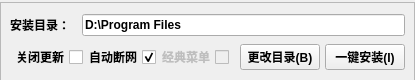
<?xml version="1.0" encoding="UTF-8"?>
<ui version="4.0">
 <class>MainWindow</class>
 <widget class="QMainWindow" name="MainWindow">
  <property name="enabled">
   <bool>true</bool>
  </property>
  <property name="geometry">
   <rect>
    <x>0</x>
    <y>0</y>
    <width>415</width>
    <height>80</height>
   </rect>
  </property>
  <property name="minimumSize">
   <size>
    <width>415</width>
    <height>80</height>
   </size>
  </property>
  <property name="maximumSize">
   <size>
    <width>415</width>
    <height>210</height>
   </size>
  </property>
  <property name="windowTitle">
   <string>软件自动安装器 v3.1 By 冼叔叔</string>
  </property>
  <widget class="QWidget" name="centralwidget">
   <widget class="QWidget" name="layoutWidget">
    <property name="geometry">
     <rect>
      <x>10</x>
      <y>180</y>
      <width>391</width>
      <height>24</height>
     </rect>
    </property>
    <layout class="QHBoxLayout" name="horizontalLayout_4">
     <item>
      <layout class="QHBoxLayout" name="horizontalLayout_3">
       <item>
        <widget class="QLabel" name="label_2">
         <property name="font">
          <font>
           <weight>75</weight>
           <bold>true</bold>
          </font>
         </property>
         <property name="text">
          <string>已用时间:</string>
         </property>
         <property name="textFormat">
          <enum>Qt::AutoText</enum>
         </property>
        </widget>
       </item>
       <item>
        <widget class="QLabel" name="label_3">
         <property name="font">
          <font>
           <weight>75</weight>
           <bold>true</bold>
          </font>
         </property>
         <property name="text">
          <string>0:00</string>
         </property>
        </widget>
       </item>
      </layout>
     </item>
     <item>
      <spacer name="horizontalSpacer_4">
       <property name="orientation">
        <enum>Qt::Horizontal</enum>
       </property>
       <property name="sizeHint" stdset="0">
        <size>
         <width>60</width>
         <height>20</height>
        </size>
       </property>
      </spacer>
     </item>
     <item>
      <widget class="QLabel" name="label_5">
       <property name="font">
        <font>
         <weight>75</weight>
         <bold>true</bold>
        </font>
       </property>
       <property name="text">
        <string>第 0 个 共 0 个</string>
       </property>
      </widget>
     </item>
    </layout>
   </widget>
   <widget class="QFrame" name="frame_3">
    <property name="enabled">
     <bool>true</bool>
    </property>
    <property name="geometry">
     <rect>
      <x>0</x>
      <y>2</y>
      <width>415</width>
      <height>81</height>
     </rect>
    </property>
    <property name="minimumSize">
     <size>
      <width>381</width>
      <height>81</height>
     </size>
    </property>
    <property name="maximumSize">
     <size>
      <width>415</width>
      <height>81</height>
     </size>
    </property>
    <property name="frameShape">
     <enum>QFrame::StyledPanel</enum>
    </property>
    <property name="frameShadow">
     <enum>QFrame::Raised</enum>
    </property>
    <layout class="QVBoxLayout" name="verticalLayout">
     <item>
      <layout class="QHBoxLayout" name="horizontalLayout">
       <item>
        <widget class="QLabel" name="label">
         <property name="font">
          <font>
           <weight>75</weight>
           <bold>true</bold>
          </font>
         </property>
         <property name="text">
          <string>安装目录：</string>
         </property>
        </widget>
       </item>
       <item>
        <widget class="Line" name="line">
         <property name="orientation">
          <enum>Qt::Horizontal</enum>
         </property>
        </widget>
       </item>
       <item>
        <widget class="QLineEdit" name="lineEdit">
         <property name="font">
          <font>
           <weight>75</weight>
           <bold>true</bold>
          </font>
         </property>
         <property name="text">
          <string>D:\Program Files</string>
         </property>
        </widget>
       </item>
      </layout>
     </item>
     <item>
      <layout class="QHBoxLayout" name="horizontalLayout_2">
       <property name="spacing">
        <number>0</number>
       </property>
       <item>
        <widget class="QCheckBox" name="checkBox_2">
         <property name="enabled">
          <bool>true</bool>
         </property>
         <property name="font">
          <font>
           <weight>75</weight>
           <bold>true</bold>
          </font>
         </property>
         <property name="whatsThis">
          <string comment="asdasd" extracomment="是否关闭系统自动更新"/>
         </property>
         <property name="layoutDirection">
          <enum>Qt::RightToLeft</enum>
         </property>
         <property name="text">
          <string>关闭更新</string>
         </property>
        </widget>
       </item>
       <item>
        <widget class="QCheckBox" name="checkBox">
         <property name="enabled">
          <bool>true</bool>
         </property>
         <property name="font">
          <font>
           <weight>75</weight>
           <bold>true</bold>
          </font>
         </property>
         <property name="contextMenuPolicy">
          <enum>Qt::DefaultContextMenu</enum>
         </property>
         <property name="layoutDirection">
          <enum>Qt::RightToLeft</enum>
         </property>
         <property name="text">
          <string>自动断网</string>
         </property>
         <property name="checkable">
          <bool>true</bool>
         </property>
         <property name="checked">
          <bool>true</bool>
         </property>
         <property name="autoRepeat">
          <bool>false</bool>
         </property>
        </widget>
       </item>
       <item>
        <widget class="QCheckBox" name="checkBox_3">
         <property name="enabled">
          <bool>false</bool>
         </property>
         <property name="font">
          <font>
           <weight>75</weight>
           <bold>true</bold>
          </font>
         </property>
         <property name="layoutDirection">
          <enum>Qt::RightToLeft</enum>
         </property>
         <property name="text">
          <string>经典菜单</string>
         </property>
        </widget>
       </item>
       <item>
        <spacer name="horizontalSpacer_2">
         <property name="orientation">
          <enum>Qt::Horizontal</enum>
         </property>
         <property name="sizeHint" stdset="0">
          <size>
           <width>60</width>
           <height>20</height>
          </size>
         </property>
        </spacer>
       </item>
       <item>
        <widget class="QPushButton" name="pushButton">
         <property name="font">
          <font>
           <weight>75</weight>
           <bold>true</bold>
          </font>
         </property>
         <property name="text">
          <string>更改目录(B)</string>
         </property>
         <property name="shortcut">
          <string>Alt+B</string>
         </property>
        </widget>
       </item>
       <item>
        <spacer name="horizontalSpacer">
         <property name="orientation">
          <enum>Qt::Horizontal</enum>
         </property>
         <property name="sizeType">
          <enum>QSizePolicy::Fixed</enum>
         </property>
         <property name="sizeHint" stdset="0">
          <size>
           <width>5</width>
           <height>20</height>
          </size>
         </property>
        </spacer>
       </item>
       <item>
        <widget class="QPushButton" name="pushButton_2">
         <property name="font">
          <font>
           <weight>75</weight>
           <bold>true</bold>
          </font>
         </property>
         <property name="text">
          <string>一键安装(I)</string>
         </property>
         <property name="shortcut">
          <string>Alt+I</string>
         </property>
        </widget>
       </item>
       <item>
        <spacer name="horizontalSpacer_3">
         <property name="orientation">
          <enum>Qt::Horizontal</enum>
         </property>
         <property name="sizeHint" stdset="0">
          <size>
           <width>5</width>
           <height>20</height>
          </size>
         </property>
        </spacer>
       </item>
      </layout>
     </item>
    </layout>
   </widget>
   <widget class="QFrame" name="frame_2">
    <property name="geometry">
     <rect>
      <x>10</x>
      <y>80</y>
      <width>391</width>
      <height>91</height>
     </rect>
    </property>
    <property name="sizePolicy">
     <sizepolicy hsizetype="Expanding" vsizetype="Preferred">
      <horstretch>0</horstretch>
      <verstretch>0</verstretch>
     </sizepolicy>
    </property>
    <property name="layoutDirection">
     <enum>Qt::LeftToRight</enum>
    </property>
    <property name="autoFillBackground">
     <bool>false</bool>
    </property>
    <property name="frameShape">
     <enum>QFrame::StyledPanel</enum>
    </property>
    <property name="frameShadow">
     <enum>QFrame::Plain</enum>
    </property>
    <property name="lineWidth">
     <number>1</number>
    </property>
    <property name="midLineWidth">
     <number>1</number>
    </property>
    <widget class="QLabel" name="label_6">
     <property name="geometry">
      <rect>
       <x>10</x>
       <y>30</y>
       <width>361</width>
       <height>31</height>
      </rect>
     </property>
     <property name="font">
      <font>
       <pointsize>15</pointsize>
       <weight>75</weight>
       <bold>true</bold>
      </font>
     </property>
     <property name="layoutDirection">
      <enum>Qt::LeftToRight</enum>
     </property>
     <property name="frameShape">
      <enum>QFrame::NoFrame</enum>
     </property>
     <property name="text">
      <string>正在准备安装...</string>
     </property>
     <property name="scaledContents">
      <bool>false</bool>
     </property>
     <property name="alignment">
      <set>Qt::AlignCenter</set>
     </property>
     <property name="wordWrap">
      <bool>false</bool>
     </property>
    </widget>
   </widget>
  </widget>
 </widget>
 <resources/>
 <connections/>
</ui>
